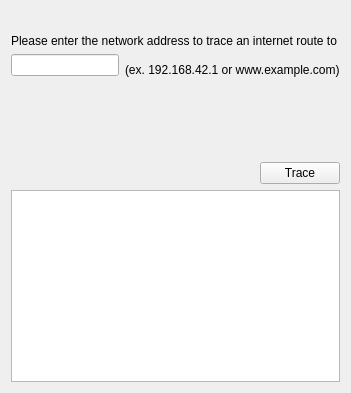
     <widget class="QWidget" name="tab_traceroute">
      <attribute name="title">
       <string>Traceroute</string>
      </attribute>
      <layout class="QVBoxLayout" name="verticalLayout_5">
       <property name="topMargin">
        <number>34</number>
       </property>
       <item>
        <widget class="QWidget" name="widget_5" native="true">
         <property name="minimumSize">
          <size>
           <width>0</width>
           <height>150</height>
          </size>
         </property>
         <property name="maximumSize">
          <size>
           <width>16777215</width>
           <height>150</height>
          </size>
         </property>
         <layout class="QVBoxLayout" name="verticalLayout_11">
          <property name="leftMargin">
           <number>0</number>
          </property>
          <property name="topMargin">
           <number>0</number>
          </property>
          <property name="rightMargin">
           <number>0</number>
          </property>
          <property name="bottomMargin">
           <number>0</number>
          </property>
          <item>
           <widget class="QLabel" name="label_7">
            <property name="sizePolicy">
             <sizepolicy hsizetype="Fixed" vsizetype="Fixed">
              <horstretch>0</horstretch>
              <verstretch>0</verstretch>
             </sizepolicy>
            </property>
            <property name="text">
             <string>Please enter the network address to trace an internet route to</string>
            </property>
           </widget>
          </item>
          <item>
           <layout class="QHBoxLayout" name="horizontalLayout_3">
            <item>
             <widget class="QLineEdit" name="traceroute_address_lineedit"/>
            </item>
            <item>
             <widget class="QLabel" name="label_8">
              <property name="sizePolicy">
               <sizepolicy hsizetype="Fixed" vsizetype="Fixed">
                <horstretch>0</horstretch>
                <verstretch>0</verstretch>
               </sizepolicy>
              </property>
              <property name="text">
               <string>&lt;html&gt;&lt;head/&gt;&lt;body&gt;&lt;p&gt;&lt;span style=&quot; font-size:14pt; vertical-align:sub;&quot;&gt;(ex. 192.168.42.1 or www.example.com)&lt;/span&gt;&lt;/p&gt;&lt;/body&gt;&lt;/html&gt;</string>
              </property>
             </widget>
            </item>
           </layout>
          </item>
          <item>
           <spacer name="verticalSpacer_2">
            <property name="orientation">
             <enum>Qt::Vertical</enum>
            </property>
            <property name="sizeType">
             <enum>QSizePolicy::Expanding</enum>
            </property>
            <property name="sizeHint" stdset="0">
             <size>
              <width>20</width>
              <height>40</height>
             </size>
            </property>
           </spacer>
          </item>
          <item alignment="Qt::AlignRight">
           <widget class="QPushButton" name="traceroute_button">
            <property name="sizePolicy">
             <sizepolicy hsizetype="Fixed" vsizetype="Fixed">
              <horstretch>0</horstretch>
              <verstretch>0</verstretch>
             </sizepolicy>
            </property>
            <property name="text">
             <string>Trace</string>
            </property>
           </widget>
          </item>
         </layout>
        </widget>
       </item>
       <item>
        <widget class="QTextBrowser" name="traceroute_text_browser">
         <property name="font">
          <font>
           <family>Monospace</family>
          </font>
         </property>
         <property name="lineWrapMode">
          <enum>QTextEdit::NoWrap</enum>
         </property>
        </widget>
       </item>
      </layout>
     </widget>
